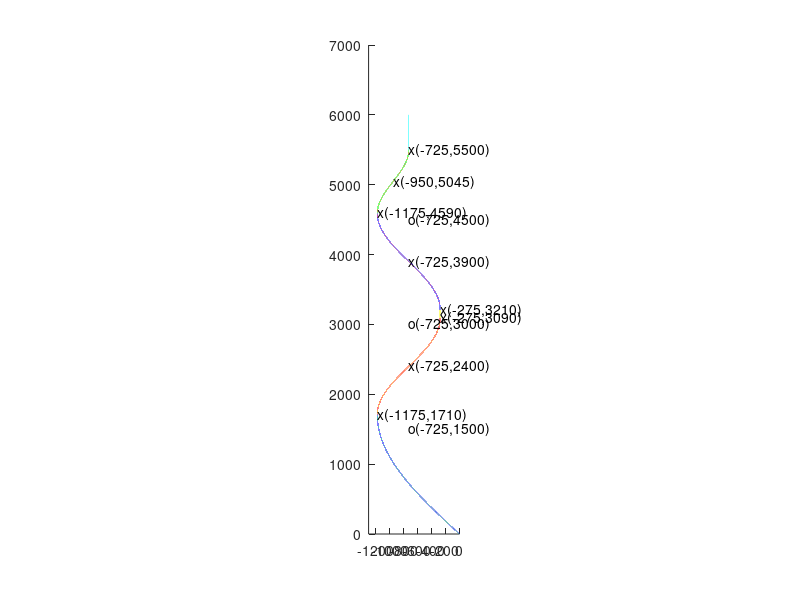

Here is the MATLAB script that generated this plot:
clear all
%1
hold on
y=0:0.1:1710;
A=1175;
B=pi/(2*1710);    
x=0-A.*sin(B.*(y-0));
plot(x,y)
%2
y=1710:0.1:3090;
A=450;
B=pi/(2*690);    
x=-725-A.*sin(B.*(y-1020));
plot(x,y)

axis([-1300 0 0 7000 ]);
text(-725,1500,['o','(','-725',',','1500',')']);
text(-725,3000,['o','(','-725',',','3000',')']);
text(-725,4500,['o','(','-725',',','4500',')']);
text(-1175,1710,['x','(','-1175',',','1710',')']);
text(-725,2400,['x','(','-725',',','2400',')']);
text(-275,3090,['x','(','-275',',','3090',')']);
text(-275,3210,['x','(','-275',',','3210',')']);
text(-725,3900,['x','(','-725',',','3900',')']);
text(-1175,4590,['x','(','-1175',',','4590',')']);
text(-950,5045,['x','(','-950',',','5045',')']);
text(-725,5500,['x','(','-725',',','5500',')']);



%3
y=3090:0.1:3210;
x=ones(1,length(y)).*(-275);
plot(x,y)

%4
y=3210:0.1:4590;
A=450;
B=pi/(2*690);    
x=-725-A.*sin(B.*(y-1140));
plot(x,y)
%5
y=4590:0.1:5500;
A=225;
B=pi/(2*455);    
x=-950-A.*sin(B.*(y-2315));
plot(x,y)
%6
y=5500:0.1:6000;
x=ones(1,length(y)).*(-725);
plot(x,y)


% 
% %反三角
% %y  3210~4710
% x=-1125:0.1:-275;
% A=450;
% B=pi/(2*750);    
% y=1./B.*(asin((-725-x)./A)+2*pi)+960;
% plot(x,y)
% %1710~3210
% x=-1125:0.1:-275;
% A=450;
% B=pi/(2*750);    
% y=1./B.*(-asin((-725-x)./A)+pi)+960;
% plot(x,y)

hold off
axis equal
